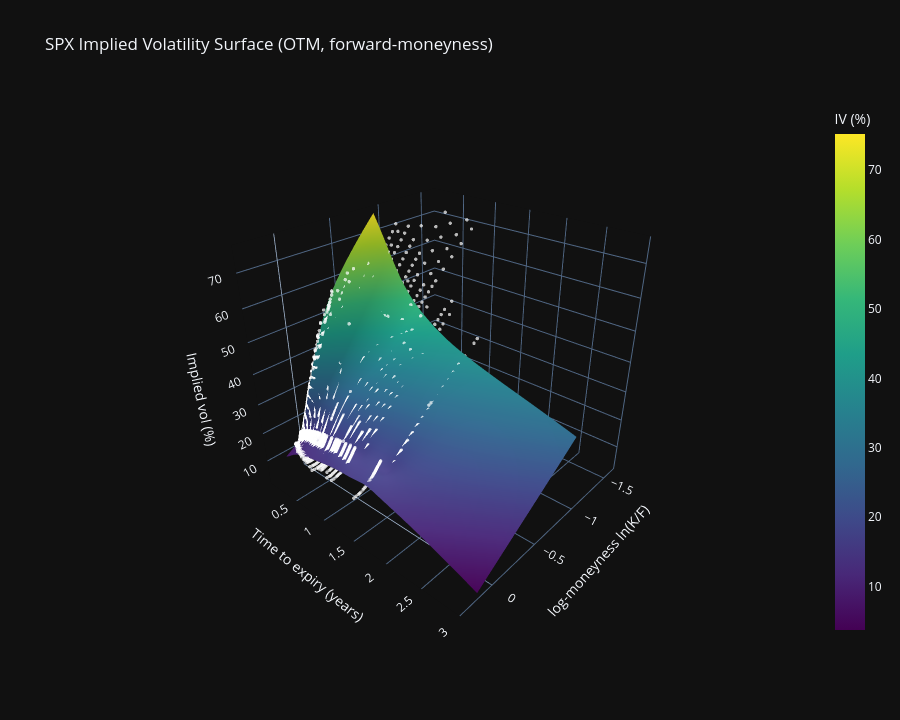

The notebook cell saved with this chart:
### Code cell
cfg = SurfaceConfig(
    min_T=1/365,  # Min 3-4 days Base 1 year =1, 1 month =1/12 etc.
    max_T=3   #
)
spx_surface_test = SPXIVSurface(spx_df2, cfg)
surface = SPXIVSurface(spx_df2, cfg=cfg)

fig = spx_surface_test.plot(
    title="SPX Implied Volatility Surface (OTM, forward-moneyness)",
    interpolate=True
)
fig.show()

### Figure 1 — Plotly figure (JSON) as saved in the notebook; plotly's stock layout.template omitted (floating-point values rounded to 4 significant figures; data arrays with more than 128 entries replaced by an {"elided": "..."} marker saying what was removed)
{"data": [{"colorbar": {"title": {"text": "IV (%)"}}, "colorscale": [[0, "#440154"], [0.1111, "#482878"], [0.2222, "#3e4989"], [0.3333, "#31688e"], [0.4444, "#26828e"], [0.5556, "#1f9e89"], [0.6667, "#35b779"], [0.7778, "#6ece58"], [0.8889, "#b5de2b"], [1, "#fde725"]], "hovertemplate": "ln(K/F): %{x:.3f}<br>T: %{y:.3f}y<br>IV: %{z:.2f}%<extra></extra>", "type": "surface", "x": {"elided": "60x60 float values"}, "y": {"elided": "60x60 float values"}, "z": {"elided": "60x60 float values"}}, {"hovertemplate": "ln(K/F): %{x:.3f}<br>T: %{y:.3f}y<br>IV: %{z:.2f}%<extra></extra>", "marker": {"color": "white", "opacity": 0.7, "size": 2}, "mode": "markers", "name": "OTM quotes", "type": "scatter3d", "x": {"elided": "6263 float values"}, "y": {"elided": "6263 float values"}, "z": {"elided": "6263 float values"}}], "layout": {"height": 720, "scene": {"camera": {"eye": {"x": 1.6, "y": 1.4, "z": 1.2}}, "xaxis": {"title": {"text": "log-moneyness ln(K/F)"}}, "yaxis": {"range": [0.00274, 3], "title": {"text": "Time to expiry (years)"}}, "zaxis": {"title": {"text": "Implied vol (%)"}}}, "title": {"text": "SPX Implied Volatility Surface (OTM, forward-moneyness)"}}}
